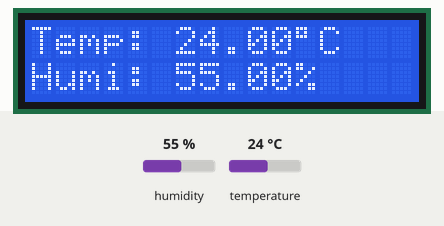
A sketch run on a simulated Arduino Uno, built with avr-gcc and run on an emulated ATmega328P. Shown: 16×2 character LCD. The inputs (shaded band) are chosen by the test bench; at power-on: humidity 55 %, temperature 24 °C.

Above: at 2.7 s.
2.8 s: humidity set to 22 %
At 4.9 s:
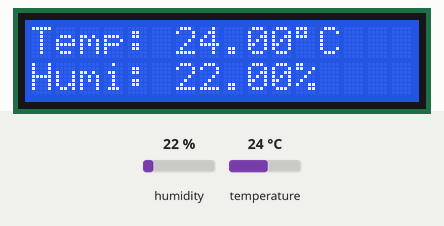
5.8 s: temperature set to 12 °C
At 7.1 s:
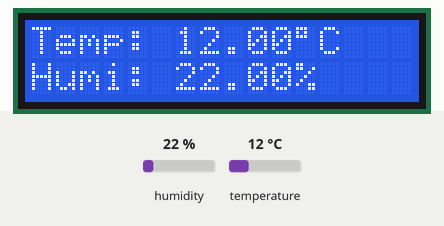
8.8 s: humidity set to 40 %
At 11.3 s:
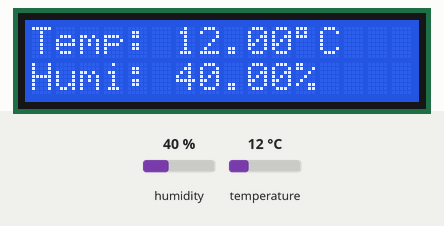
11.8 s: temperature set to 19 °C
At 13.4 s:
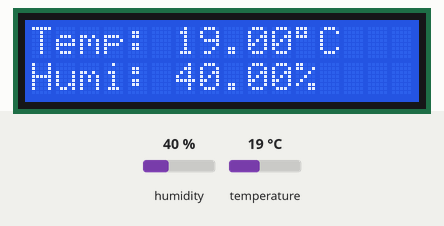
Timing chart, 0 to 14.9 s (numbered marks = the images above; inputs shaded):
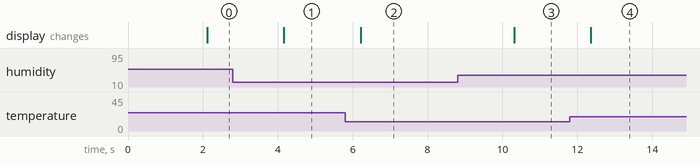

Measured:
- after the input at 2.8 s, the display: changes after 1.4 s (image 1)
- after the input at 5.8 s, the display: changes after 0.41 s (image 2)
- after the input at 8.8 s, the display: changes after 1.5 s (image 3)
- after the input at 11.8 s, the display: changes after 0.56 s (image 4)

The sketch:

5.13_dht11_lcd.ino
```cpp
// Include necessary libraries
#include "DHT.h"
#include <Wire.h>
#include <LiquidCrystal_I2C.h>


#define DHTPIN 14      // Set the pin connected to the DHT11 data pin
#define DHTTYPE DHT11  // DHT 11

DHT dht(DHTPIN, DHTTYPE);

// Initialize the LCD object with I2C address 0x27, 16 columns, and 2 rows
LiquidCrystal_I2C lcd(0x27, 16, 2);

void setup() {

  // Begin serial communication at 115200 baud
  Serial.begin(115200);

  // Initialize the dht11
  dht.begin();

  // Initialize the LCD
  lcd.init();
  lcd.backlight();

  // Clear the LCD
  lcd.clear();
}

void loop() {
  // Wait a few seconds between measurements.
  delay(2000);

  // Reading temperature or humidity takes about 250 milliseconds!
  // Sensor readings may also be up to 2 seconds 'old' (it's a very slow sensor)
  float humidity = dht.readHumidity();
  // Read temperature as Celsius (the default)
  float temperature = dht.readTemperature();

  // Check if any reads failed and exit early (to try again).
  if (isnan(humidity) || isnan(temperature)) {
    Serial.println("Failed to read from DHT sensor!");
    return;
  }

  // Display temperature and humidity on the LCD
  lcd.setCursor(0, 0);
  lcd.print("Temp: ");
  lcd.print(temperature);
  lcd.write(223);  // Degree symbol
  lcd.print("C");

  lcd.setCursor(0, 1);
  lcd.print("Humi: ");
  lcd.print(humidity);
  lcd.print("%");
}
```
